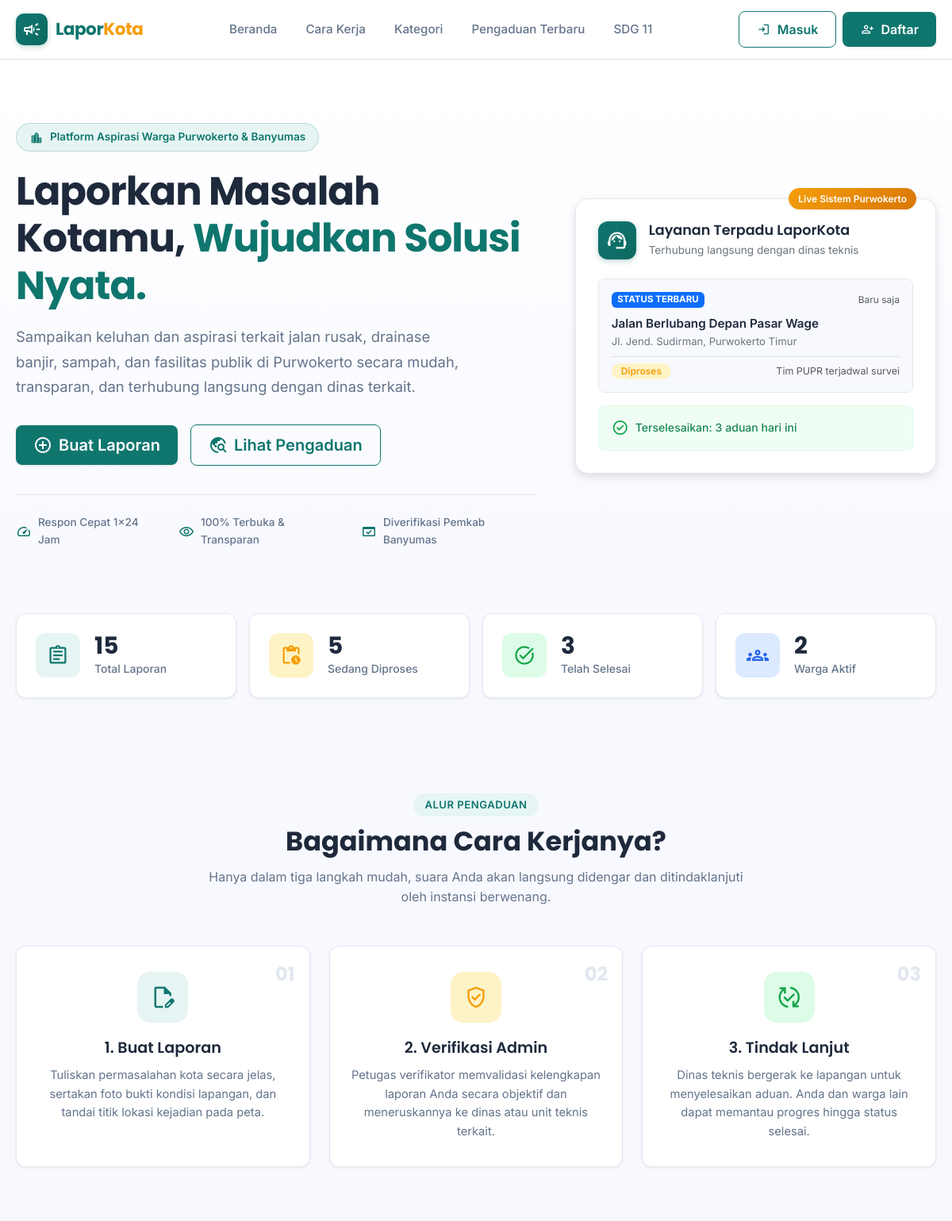
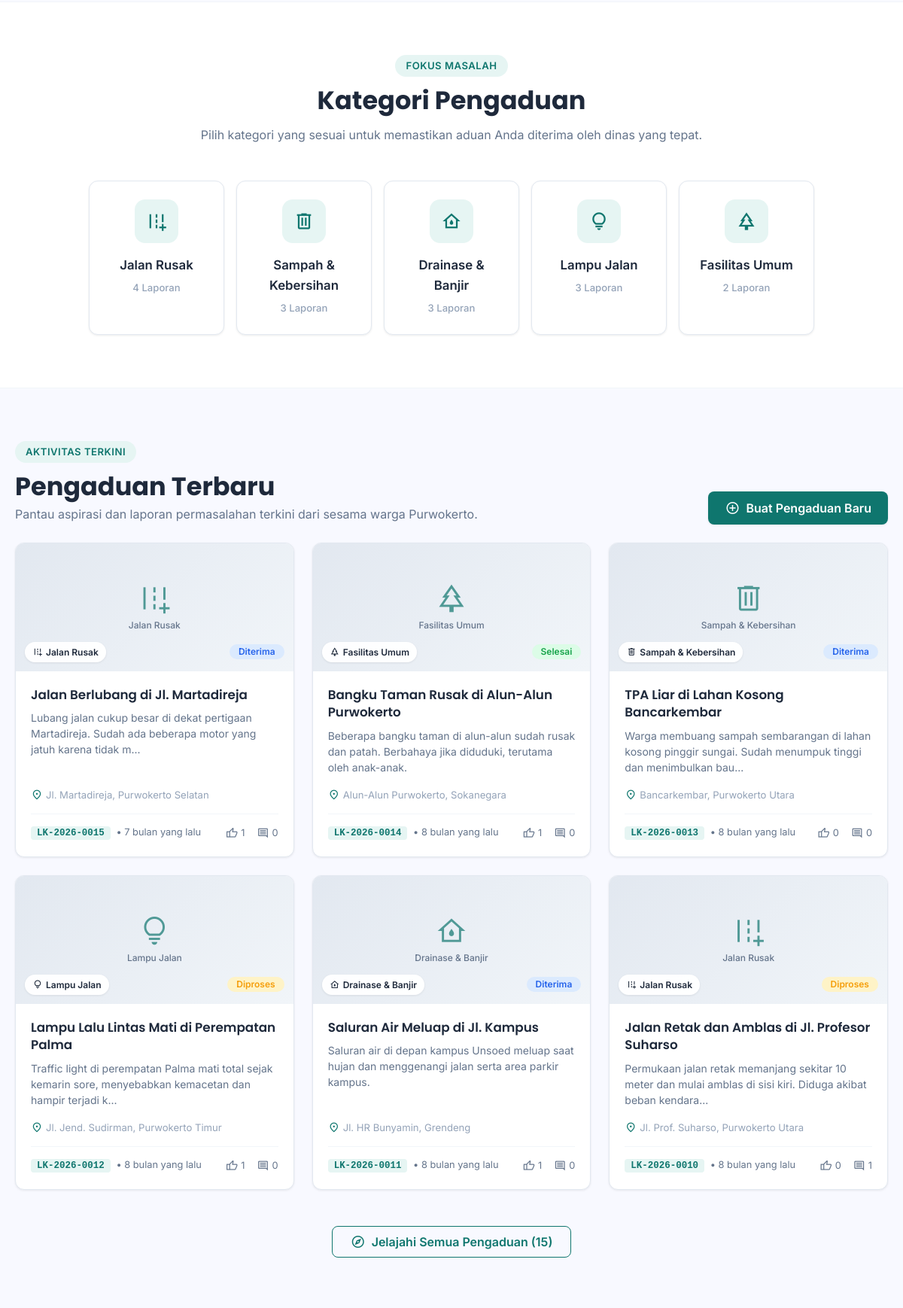
The page / (upper part) on the database its author committed (2 pictures, top to bottom).
### tables this page shows
CREATE TABLE categories (
    id          INT AUTO_INCREMENT PRIMARY KEY,
    name        VARCHAR(100)  NOT NULL UNIQUE,
    icon        VARCHAR(50)   DEFAULT 'category',
    created_at  DATETIME      NOT NULL DEFAULT CURRENT_TIMESTAMP
);

CREATE TABLE complaints (
    id              INT AUTO_INCREMENT PRIMARY KEY,
    user_id         INT           NOT NULL,
    category_id     INT           NOT NULL,
    ticket_code     VARCHAR(20)   NOT NULL UNIQUE,
    title           VARCHAR(255)  NOT NULL,
    description     TEXT          NOT NULL,
    address         VARCHAR(500)  NOT NULL,
    latitude        DECIMAL(10,8) DEFAULT NULL,
    longitude       DECIMAL(11,8) DEFAULT NULL,
    photo           VARCHAR(255)  DEFAULT NULL,
    status          ENUM('Diterima','Diproses','Selesai','Ditolak') NOT NULL DEFAULT 'Diterima',
    admin_response  TEXT          DEFAULT NULL,
    created_at      DATETIME      NOT NULL DEFAULT CURRENT_TIMESTAMP,
    updated_at      DATETIME      NOT NULL DEFAULT CURRENT_TIMESTAMP ON UPDATE CURRENT_TIMESTAMP,
    FOREIGN KEY (user_id)     REFERENCES users(id)      ON DELETE CASCADE,
    FOREIGN KEY (category_id) REFERENCES categories(id) ON DELETE RESTRICT,
    INDEX idx_status   (status),
    INDEX idx_user     (user_id),
    INDEX idx_category (category_id),
    INDEX idx_created  (created_at)
);

### index.php (the view, shortened to what the rows shown need)
<?php
require __DIR__ . '/includes/auth.php';
require __DIR__ . '/includes/helpers.php';
$categories = [];
$catQuery = $conn->query("
    SELECT c.id, c.name, c.icon, COUNT(cmp.id) AS total_complaints
    FROM categories c
    LEFT JOIN complaints cmp ON c.id = cmp.category_id
    GROUP BY c.id, c.name, c.icon
    ORDER BY c.id ASC
");
if ($catQuery) {
    while ($cat = $catQuery->fetch_assoc()) {
        $categories[] = $cat;
    }
}
$latestComplaints = [];
$complaintsQuery = $conn->query("
    SELECT c.id, c.ticket_code, c.title, c.description, c.address, c.photo, c.status, c.created_at,
           cat.name AS category_name, cat.icon AS category_icon,
           u.name AS user_name,
           (SELECT COUNT(*) FROM upvotes WHERE complaint_id = c.id) AS upvotes_count,
           (SELECT COUNT(*) FROM comments WHERE complaint_id = c.id) AS comments_count
    FROM complaints c
    JOIN categories cat ON c.category_id = cat.id
    JOIN users u ON c.user_id = u.id
    ORDER BY c.created_at DESC
    LIMIT 6
");
if ($complaintsQuery) {
    while ($cmp = $complaintsQuery->fetch_assoc()) {
        $latestComplaints[] = $cmp;
    }
}
?>
<!DOCTYPE html>
<html lang="id">
<head>
    <link href="https://cdn.jsdelivr.net/npm/bootstrap@5.3.2/dist/css/bootstrap.min.css" rel="stylesheet">
</head>
<body>
<section class="hero-section">
    <div class="container-custom">
        <div class="row align-items-center g-5">
            <div class="col-lg-7">
                <h1 class="hero-title">
                    Laporkan Masalah Kotamu, <span>Wujudkan Solusi Nyata.</span>
                </h1>
            </div>
        </div>
    </div>
</section>
<section class="how-it-works-section" id="cara-kerja">
    <div class="container-custom">
        <div class="section-header">
            <h2 class="section-title">Bagaimana Cara Kerjanya?</h2>
        </div>
    </div>
</section>
<section class="categories-section" id="kategori">
    <div class="container-custom">
        <div class="section-header">
            <h2 class="section-title">Kategori Pengaduan</h2>
        </div>
        <div class="row g-3 justify-content-center">
            <?php if (!empty($categories)): ?>
                <?php foreach ($categories as $cat): ?>
                    <div class="col-6 col-md-4 col-lg-2">
                        <a href="<?= base_url('user/complaint_list.php?category=' . (int)$cat['id']) ?>" class="category-card" title="Lihat semua aduan kategori <?= e($cat['name']) ?>">
                            <div class="category-icon-wrap">
                                <span class="material-symbols-outlined"><?= e($cat['icon']) ?></span>
                            </div>
                            <div class="category-name"><?= e($cat['name']) ?></div>
                            <div class="category-count"><?= (int)$cat['total_complaints'] ?> Laporan</div>
                        </a>
                    </div>
                <?php endforeach; ?>
            <?php else: ?>
                <div class="col-12 text-center text-muted">Belum ada kategori yang tersedia.</div>
            <?php endif; ?>
        </div>
    </div>
</section>
<section class="complaints-section" id="pengaduan-terbaru">
    <div class="container-custom">
        <div class="d-flex flex-wrap justify-content-between align-items-end mb-4">
            <div>
                <h2 class="section-title mb-1">Pengaduan Terbaru</h2>
            </div>
        </div>
        <div class="row g-4">
            <?php if (!empty($latestComplaints)): ?>
                <?php foreach ($latestComplaints as $cmp): ?>
                    <div class="col-md-6 col-lg-4">
                        <div class="complaint-card">
                            <div class="complaint-img-wrap">
                                <?php if (!empty($cmp['photo'])): ?>
                                    <img src="<?= base_url('uploads/' . e($cmp['photo'])) ?>" alt="<?= e($cmp['title']) ?>" class="complaint-img">
                                <?php else: ?>
                                    <div class="complaint-placeholder-art">
                                        <span class="material-symbols-outlined"><?= e($cmp['category_icon']) ?></span>
                                        <div style="font-size: 0.75rem; font-weight: 500;"><?= e($cmp['category_name']) ?></div>
                                    </div>
                                <?php endif; ?>
                                <div class="complaint-badges-bar">
                                    <span class="badge-cat">
                                        <span class="material-symbols-outlined" style="font-size: 14px;"><?= e($cmp['category_icon']) ?></span>
                                        <span><?= e($cmp['category_name']) ?></span>
                                    </span>
                                    <span class="badge <?= statusBadgeClass($cmp['status']) ?>">
                                        <?= e($cmp['status']) ?>
                                    </span>
                                </div>
                            </div>
                            <div class="complaint-body">
                                <h3 class="complaint-title">
                                    <a href="<?= base_url('user/complaint_detail.php?id=' . (int)$cmp['id']) ?>" class="text-decoration-none" style="color: inherit;">
                                        <?= e($cmp['title']) ?>
                                    </a>
                                </h3>
                                <p class="complaint-desc">
                                    <?= e(mb_strimwidth($cmp['description'], 0, 110, '...')) ?>
                                </p>
                                <div class="complaint-location">
                                    <span class="material-symbols-outlined" style="font-size: 16px; color: var(--primary-teal);">location_on</span>
                                    <span class="text-truncate"><?= e($cmp['address']) ?></span>
                                </div>
                                <div class="complaint-footer">
                                    <div>
                                        <a href="<?= base_url('user/complaint_detail.php?ticket=' . urlencode($cmp['ticket_code'])) ?>" class="text-decoration-none">
                                            <span class="ticket-pill"><?= e($cmp['ticket_code']) ?></span>
                                        </a>
                                        <span class="ms-1">&bull; <?= timeAgo($cmp['created_at']) ?></span>
                                    </div>
                                    <div class="d-flex align-items-center gap-3">
                                        <span title="Dukungan Warga" class="d-flex align-items-center gap-1">
                                            <span class="material-symbols-outlined" style="font-size: 16px;">thumb_up</span>
                                            <span><?= (int)$cmp['upvotes_count'] ?></span>
                                        </span>
                                        <span title="Komentar" class="d-flex align-items-center gap-1">
                                            <span class="material-symbols-outlined" style="font-size: 16px;">comment</span>
                                            <span><?= (int)$cmp['comments_count'] ?></span>
                                        </span>
                                    </div>
                                </div>
                            </div>
                        </div>
                    </div>
                <?php endforeach; ?>
            <?php endif; ?>
        </div>
    </div>
</section>
</body>
</html>

### rows shown on the page
categories: name "Jalan Rusak", total_complaints "4"
categories: name "Sampah & Kebersihan", total_complaints "3"
categories: name "Drainase & Banjir", total_complaints "3"
categories: name "Lampu Jalan", total_complaints "3"
categories: name "Fasilitas Umum", total_complaints "2"
complaints: category.name "Jalan Rusak", status "Diterima", title "Jalan Berlubang di Jl. Martadireja", description "Lubang jalan cukup besar di dekat pertigaan Martadireja. Sudah ada beberapa motor yang jatuh karena tidak m...", address "Jl. Martadireja, Purwokerto Selatan", ticket_code "LK-2026-0015", created_at "7 bulan yang lalu", upvotes_count "1", comments_count "0"
complaints: category.name "Fasilitas Umum", status "Selesai", title "Bangku Taman Rusak di Alun-Alun Purwokerto", description "Beberapa bangku taman di alun-alun sudah rusak dan patah. Berbahaya jika diduduki, terutama oleh anak-anak.", address "Alun-Alun Purwokerto, Sokanegara", ticket_code "LK-2026-0014", created_at "8 bulan yang lalu", upvotes_count "1", comments_count "0"
complaints: category.name "Sampah & Kebersihan", status "Diterima", title "TPA Liar di Lahan Kosong Bancarkembar", description "Warga membuang sampah sembarangan di lahan kosong pinggir sungai. Sudah menumpuk tinggi dan menimbulkan bau...", address "Bancarkembar, Purwokerto Utara", ticket_code "LK-2026-0013", created_at "8 bulan yang lalu", upvotes_count "0", comments_count "0"
complaints: category.name "Lampu Jalan", status "Diproses", title "Lampu Lalu Lintas Mati di Perempatan Palma", description "Traffic light di perempatan Palma mati total sejak kemarin sore, menyebabkan kemacetan dan hampir terjadi k...", address "Jl. Jend. Sudirman, Purwokerto Timur", ticket_code "LK-2026-0012", created_at "8 bulan yang lalu", upvotes_count "1", comments_count "0"
complaints: category.name "Drainase & Banjir", status "Diterima", title "Saluran Air Meluap di Jl. Kampus", description "Saluran air di depan kampus Unsoed meluap saat hujan dan menggenangi jalan serta area parkir kampus.", address "Jl. HR Bunyamin, Grendeng", ticket_code "LK-2026-0011", created_at "8 bulan yang lalu", upvotes_count "1", comments_count "0"
complaints: category.name "Jalan Rusak", status "Diproses", title "Jalan Retak dan Amblas di Jl. Profesor Suharso", description "Permukaan jalan retak memanjang sekitar 10 meter dan mulai amblas di sisi kiri. Diduga akibat beban kendara...", address "Jl. Prof. Suharso, Purwokerto Utara", ticket_code "LK-2026-0010", created_at "8 bulan yang lalu", upvotes_count "0", comments_count "1"

### other values the page prints
$stats['total'] "15"
$stats['diproses'] "5"
$stats['selesai'] "3"
$stats['warga'] "2"
